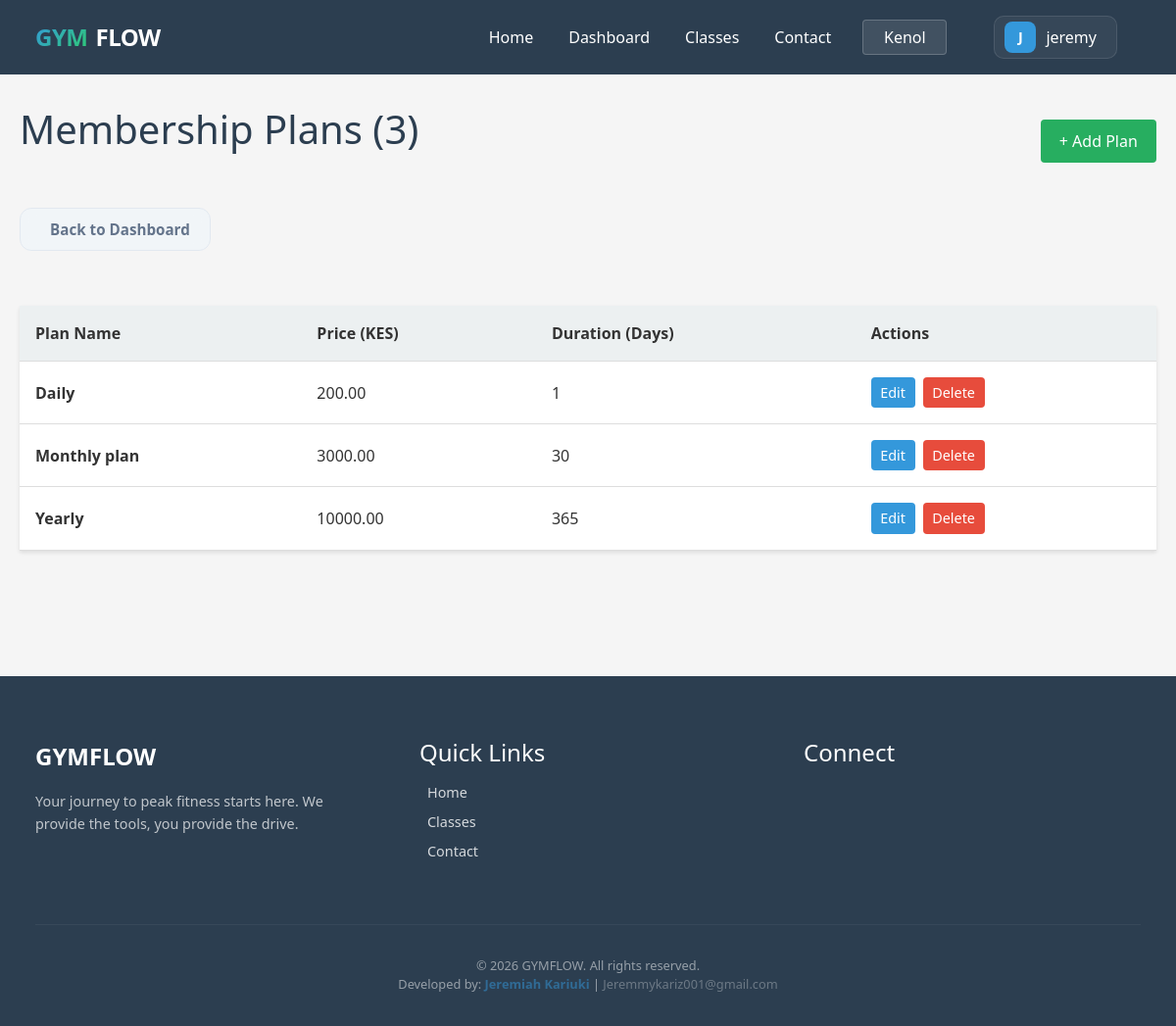
Screenshot of /plans/ (signed in) with the database file from the repository.
### base/gym/models.py (models this page shows, shortened)
class Branch(models.Model):
    name = models.CharField(max_length=100)
    address = models.TextField()
    phone = models.CharField(max_length=20)
    email = models.EmailField()
    manager_name = models.CharField(max_length=100)
    logo = models.ImageField(upload_to='branch_logos/', blank=True, null=True)
    logo_url = models.URLField(blank=True, null=True)
    created_at = models.DateTimeField(auto_now_add=True)

class MembershipPlan(models.Model):
    name = models.CharField(max_length=60)
    price = models.DecimalField(max_digits=10, decimal_places=2)
    duration_days = models.PositiveIntegerField()

### base/gym/decorators.py (the view)
    def wrapper(request, *args, **kwargs):
        if not request.user.is_authenticated:
            return redirect("login")
        if request.user.is_staff:
            return view_func(request, *args, **kwargs)
        if hasattr(request.user, 'trainer_profile'):
            return view_func(request, *args, **kwargs)
        messages.error(request, "You don't have permission to access this page.")
        return redirect("portal_dashboard")

### base/gym/context_processors.py (called while the page is built)
def branch_context(request):
    active_branch_id = request.session.get('active_branch_id')
    active_branch = None
    if active_branch_id:
        try:
            active_branch = Branch.objects.get(id=active_branch_id)
        except Branch.DoesNotExist:
            pass
    return {
        'all_branches': Branch.objects.all(),
        'active_branch': active_branch,
    }

### base/gym/views/plans.py (called while the page is built)
@staff_or_trainer_required
def plan_list(request):
    plans = MembershipPlan.objects.all().order_by("price")
    return render(request, "gym/plan_list.html", {"plans": plans})

### base/templates/gym/plan_list.html (shortened to what this page needs)
{% extends 'gym/base.html' %}
{% load static %}
{% block extra_css %}
<link rel="stylesheet" href="{% static 'gym/css/admin-lists.css' %}">{% endblock %}
{% block content %}
<div class="page-header">
    <h1>Membership Plans ({{ plans.count }})</h1>
    <a href="{% url 'plan_create' %}" class="btn btn-success">+ Add Plan</a>
</div>
<div class="back-section">
    <a href="{% url 'dashboard' %}" class="back-link">
         Back to Dashboard
    </a>
</div>
{% if plans %}
<table>
    <thead>
        <tr>
            <th>Plan Name</th>
            <th>Price (KES)</th>
            <th>Duration (Days)</th>
            <th>Actions</th>
        </tr>
    </thead>
    <tbody>
        {% for p in plans %}
        <tr>
            <td><strong>{{ p.name }}</strong></td>
            <td>{{ p.price }}</td>
            <td>{{ p.duration_days }}</td>
            <td>
                <div class="actions">
                    <a href="{% url 'plan_edit' p.id %}" class="btn btn-table">Edit</a>
                    <a href="{% url 'plan_delete' p.id %}" class="btn btn-danger btn-table">Delete</a>
                </div>
            </td>
        </tr>
        {% endfor %}
    </tbody>
</table>
{% else %}
<div class="card">
    <p>No plans available yet. <a href="{% url 'plan_create' %}">Create the first plan</a></p>
</div>
{% endif %}
{% endblock %}

### base/templates/gym/base.html (shortened to what this page needs)
{% load static %}
<!DOCTYPE html>
<html lang="en">
<head>
    <link href="https://cdn.jsdelivr.net/npm/bootstrap@5.3.0/dist/css/bootstrap.min.css" rel="stylesheet">
    <link rel="stylesheet" href="{% static 'gym/css/main.css' %}?v=1.1">
    {% block extra_css %}{% endblock %}
</head>
<body class="{% block body_class %}{% endblock %}">
    <nav>
        <div class="container nav-container">
            <div class="brand">
                <span class="brand-gym">GYM</span>
                <span class="brand-flow">FLOW</span>
            </div>
            <div class="nav-links">
                <a href="{% url 'home' %}" class="{% if request.resolver_match.url_name == 'home' %}active{% endif %}">
                     Home
                </a>
                {% if user.is_authenticated %}
                <a href="{% url 'portal_dashboard' %}"
                    class="{% if request.resolver_match.url_name == 'portal_dashboard' %}active{% endif %}">
                     Dashboard
                </a>
                {% endif %}
                <a href="{% url 'class_schedule' %}"
                    class="{% if request.resolver_match.url_name == 'class_schedule' %}active{% endif %}">
                    Classes
                </a>
                <a href="{% url 'contact' %}"
                    class="{% if request.resolver_match.url_name == 'contact' %}active{% endif %}">
                     Contact
                </a>
                {% if user.is_authenticated %}
                {% if user.is_staff %}
                <div class="branch-selector">
                    <button class="branch-btn" onclick="this.nextElementSibling.classList.toggle('show')">
                        {% if active_branch %}{{ active_branch.name }}{% else %}{{
                        request.session.active_branch_name|default:"Overall" }}{% endif %}
                    </button>
                </div>
                {% endif %}
                {% with m_name=user.member_profile.full_name|default:user.username %}
                <div class="header-profile-dropdown">
                    <a href="javascript:void(0)" class="header-profile-link" id="profileTrigger">
                        <div class="avatar-nav">
                            {% if user.member_profile.profile_picture %}
                            <img src="{{ user.member_profile.profile_picture.url|default:user.member_profile.profile_picture }}"
                                alt="" class="avatar-img">
                            {% else %}
                            {{ m_name|slice:":1"|upper }}
                            {% endif %}
                        </div>
                        <span class="d-none d-lg-inline">{{ m_name }}</span>
                    </a>
                </div>
                {% endwith %}
                {% else %}
                <a href="{% url 'login' %}" class="btn btn-login">Login</a>
                {% endif %}
            </div>
        </div>
    </nav>
    <div class="container">
        {% block content %}{% endblock %}
    </div>
    <footer class="site-footer">
        <div class="container">
            <div class="footer-grid">
                <div>
                    <div class="footer-brand">GYMFLOW</div>
                    <p class="footer-tagline">Your journey to peak fitness starts
                        here. We provide the tools, you provide the drive.</p>
                </div>
                <div>
                    <h4 class="footer-heading">Quick Links</h4>
                    <ul class="footer-links">
                        <li>
                            <a href="{% url 'home' %}">
                                 Home
                            </a>
                        </li>
                        <li>
                            <a href="{% url 'class_schedule' %}">
                                 Classes
                            </a>
                        </li>
                        <li>
                            <a href="{% url 'contact' %}">
                                 Contact
                            </a>
                        </li>
                    </ul>
                </div>
                <div>
                    <h4 class="footer-heading">Connect</h4>
                </div>
            </div>
            <div class="footer-bottom">
                <div class="footer-copyright">
                    &copy; 2026 GYMFLOW. All rights reserved.
                </div>
                <div class="footer-developer">
                    Developed by: <span style="color: #3498db; font-weight: 600;">Jeremiah Kariuki</span> |
                    <a href="mailto:Jeremmykariz001@gmail.com"
                        style="color: rgba(255,255,255,0.6); text-decoration: none; transition: 0.3s;"
                        onmouseover="this.style.color='#3498db'" onmouseout="this.style.color='rgba(255,255,255,0.6)'">
                         Jeremmykariz001@gmail.com
                    </a>
                </div>
            </div>
        </div>
    </footer>
</body>
</html>

### static/gym/css/main.css (style rules this page uses)
* { margin: 0; padding: 0; box-sizing: border-box; }
body { font-family: 'Segoe UI', Tahoma, Geneva, Verdana, sans-serif; background-color: #f5f5f5; color: #333; }
nav { background-color: #2c3e50; color: white; padding: 1rem; margin-bottom: 2rem; }
nav a { color: white; text-decoration: none; margin-right: 1.5rem; font-weight: 500; }
.container { max-width: 1200px; margin: 0 auto; padding: 0 20px; }
.nav-container { display: flex; align-items: center; justify-content: space-between; }
.nav-links { display: flex; align-items: center; gap: 0.5rem; }
h1 { color: #2c3e50; margin-bottom: 1.5rem; }
.btn { display: inline-block; padding: 0.6rem 1.2rem; background-color: #3498db; color: white; text-decoration: none; border: none; border-radius: 4px; cursor: pointer; font-size: 1rem; transition: background-color 0.3s; }
.btn-danger { background-color: #e74c3c; }
.btn-success { background-color: #27ae60; }
table { width: 100%; border-collapse: collapse; margin: 1rem 0; background: white; box-shadow: 0 2px 4px rgba(0, 0, 0, 0.1); }
th, td { padding: 1rem; text-align: left; border-bottom: 1px solid #ddd; }
th { background-color: #ecf0f1; font-weight: 600; }
.actions { display: flex; gap: 0.5rem; flex-wrap: wrap; }
.back-link { display: inline-flex; align-items: center; gap: 10px; margin-bottom: 1.5rem; color: #64748b; text-decoration: none; font-size: 0.95rem; font-weight: 600; transition: all 0.3s cubic-bezier(0.4, 0, 0.2, 1); padding: 0.6rem 1.25rem; border-radius: 12px; background: rgba(241, 245, 249, 0.8); border: 1px solid #e2e8f0; backdrop-filter: blur(8px); }
.branch-selector { display: inline-block; margin-right: 1.5rem; position: relative; }
.branch-btn { background: rgba(255, 255, 255, 0.1); border: 1px solid rgba(255, 255, 255, 0.2); color: white; padding: 0.3rem 0.8rem; border-radius: 4px; display: flex; align-items: center; gap: 0.5rem; cursor: pointer; }
.brand { font-size: 1.5rem; font-weight: 800; letter-spacing: -0.5px; display: flex; align-items: center; gap: 0.5rem; }
.brand-gym { background: linear-gradient(135deg, #3498db, #2ecc71); background-clip: text; -webkit-background-clip: text; -webkit-text-fill-color: transparent; }
.brand-flow { color: #fff; }
.header-profile-dropdown { position: relative; margin-left: 1rem; }
.header-profile-link { display: flex; align-items: center; gap: 10px; padding: 5px 10px; border-radius: 10px; background: rgba(255, 255, 255, 0.05); border: 1px solid rgba(255, 255, 255, 0.1); transition: all 0.3s ease; }
.avatar-nav { width: 32px; height: 32px; background: #3498db; color: white; display: flex; align-items: center; justify-content: center; border-radius: 8px; font-weight: 700; font-size: 0.9rem; overflow: hidden; }
.site-footer { background: #2c3e50; color: white; padding: 4rem 1rem 2rem; margin-top: 8rem; }
.footer-grid { display: grid; grid-template-columns: repeat(auto-fit, minmax(200px, 1fr)); gap: 3rem; }
.footer-brand { font-size: 1.5rem; font-weight: 800; margin-bottom: 1rem; }
.footer-tagline { opacity: 0.7; font-size: 0.9rem; line-height: 1.6; }
.footer-heading { margin-bottom: 1rem; }
.footer-links { list-style: none; padding: 0; opacity: 0.8; font-size: 0.9rem; }
.footer-links li { margin-bottom: 0.5rem; }
.footer-links a { color: inherit; text-decoration: none; }
.footer-bottom { border-top: 1px solid rgba(255, 255, 255, 0.1); margin-top: 3rem; padding-top: 2rem; text-align: center; opacity: 0.5; font-size: 0.8rem; }
.back-section { margin-bottom: 2rem; margin-top: 1rem; }

### static/gym/css/admin-lists.css (style rules this page uses)
.page-header { display: flex; justify-content: space-between; align-items: center; margin-bottom: 2rem; }
.btn-table { padding: 0.3rem 0.6rem; font-size: 0.9rem; }

### rows the page displays
Branch: name "Kenol"
MembershipPlan: name "Daily", price "200.00", duration_days "1"
MembershipPlan: name "Monthly plan", price "3000.00", duration_days "30"
MembershipPlan: name "Yearly", price "10000.00", duration_days "365"

### other values shown
{{ m_name|slice:":1"|upper }} "J"
{{ m_name }} "jeremy"
{{ plans.count }} "3"
